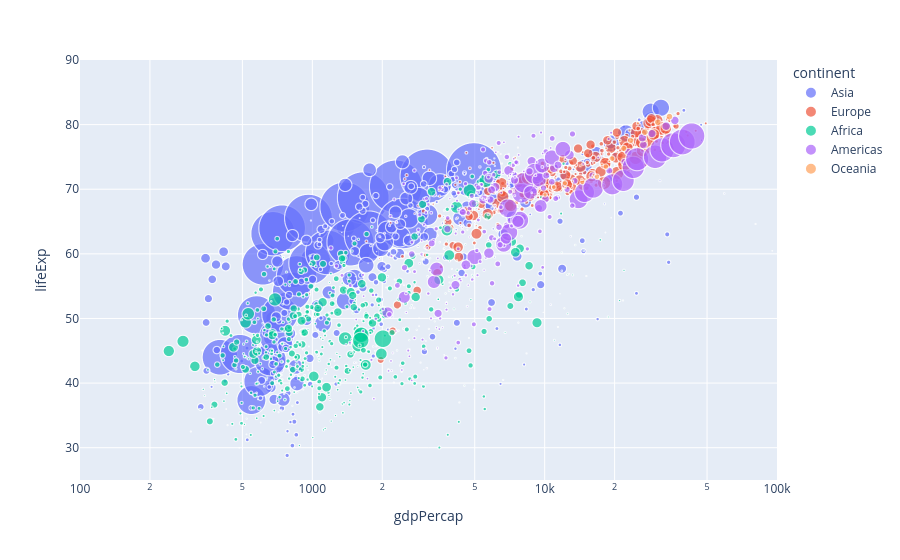

Notebook source saved alongside this figure:
### Markdown cell above
## Generamos un scatterplot

### Code cell
px.scatter(df, 
           x="gdpPercap", 
           y="lifeExp", 
#           animation_frame="year", 
#           animation_group="country",
           size="pop", 
           color="continent", 
           hover_name="country",
           log_x=True, 
           size_max=55, 
           range_x=[100,100000], 
           range_y=[25,90])

### Figure 1 — Plotly figure (JSON) as saved in the notebook; plotly's stock layout.template omitted (floating-point values rounded to 4 significant figures; data arrays with more than 128 entries replaced by an {"elided": "..."} marker saying what was removed)
{"data": [{"hovertemplate": "<b>%{hovertext}</b><br><br>continent=Asia<br>gdpPercap=%{x}<br>lifeExp=%{y}<br>pop=%{marker.size}<extra></extra>", "hovertext": {"elided": "396 str values"}, "legendgroup": "Asia", "marker": {"color": "#636efa", "size": {"elided": "396 int values"}, "sizemode": "area", "sizeref": 435900.0, "symbol": "circle"}, "mode": "markers", "name": "Asia", "showlegend": true, "type": "scattergl", "x": {"elided": "396 float values"}, "xaxis": "x", "y": {"elided": "396 float values"}, "yaxis": "y"}, {"hovertemplate": "<b>%{hovertext}</b><br><br>continent=Europe<br>gdpPercap=%{x}<br>lifeExp=%{y}<br>pop=%{marker.size}<extra></extra>", "hovertext": {"elided": "360 str values"}, "legendgroup": "Europe", "marker": {"color": "#EF553B", "size": {"elided": "360 int values"}, "sizemode": "area", "sizeref": 435900.0, "symbol": "circle"}, "mode": "markers", "name": "Europe", "showlegend": true, "type": "scattergl", "x": {"elided": "360 float values"}, "xaxis": "x", "y": {"elided": "360 float values"}, "yaxis": "y"}, {"hovertemplate": "<b>%{hovertext}</b><br><br>continent=Africa<br>gdpPercap=%{x}<br>lifeExp=%{y}<br>pop=%{marker.size}<extra></extra>", "hovertext": {"elided": "624 str values"}, "legendgroup": "Africa", "marker": {"color": "#00cc96", "size": {"elided": "624 int values"}, "sizemode": "area", "sizeref": 435900.0, "symbol": "circle"}, "mode": "markers", "name": "Africa", "showlegend": true, "type": "scattergl", "x": {"elided": "624 float values"}, "xaxis": "x", "y": {"elided": "624 float values"}, "yaxis": "y"}, {"hovertemplate": "<b>%{hovertext}</b><br><br>continent=Americas<br>gdpPercap=%{x}<br>lifeExp=%{y}<br>pop=%{marker.size}<extra></extra>", "hovertext": {"elided": "300 str values"}, "legendgroup": "Americas", "marker": {"color": "#ab63fa", "size": {"elided": "300 int values"}, "sizemode": "area", "sizeref": 435900.0, "symbol": "circle"}, "mode": "markers", "name": "Americas", "showlegend": true, "type": "scattergl", "x": {"elided": "300 float values"}, "xaxis": "x", "y": {"elided": "300 float values"}, "yaxis": "y"}, {"hovertemplate": "<b>%{hovertext}</b><br><br>continent=Oceania<br>gdpPercap=%{x}<br>lifeExp=%{y}<br>pop=%{marker.size}<extra></extra>", "hovertext": ["Australia", "Australia", "Australia", "Australia", "Australia", "Australia", "Australia", "Australia", "Australia", "Australia", "Australia", "Australia", "New Zealand", "New Zealand", "New Zealand", "New Zealand", "New Zealand", "New Zealand", "New Zealand", "New Zealand", "New Zealand", "New Zealand", "New Zealand", "New Zealand"], "legendgroup": "Oceania", "marker": {"color": "#FFA15A", "size": [8691212, 9712569, 10794968, 11872264, 13177000, 14074100, 15184200, 16257249, 17481977, 18565243, 19546792, 20434176, 1994794, 2229407, 2488550, 2728150, 2929100, 3164900, 3210650, 3317166, 3437674, 3676187, 3908037, 4115771], "sizemode": "area", "sizeref": 435900.0, "symbol": "circle"}, "mode": "markers", "name": "Oceania", "showlegend": true, "type": "scattergl", "x": [10040.0, 10950.0, 12220.0, 14530.0, 16790.0, 18330.0, 19480.0, 21890.0, 23420.0, 27000.0, 30690.0, 34440.0, 10560.0, 12250.0, 13180.0, 14460.0, 16050.0, 16230.0, 17630.0, 19010.0, 18360.0, 21050.0, 23190.0, 25190.0], "xaxis": "x", "y": [69.12, 70.33, 70.93, 71.1, 71.93, 73.49, 74.74, 76.32, 77.56, 78.83, 80.37, 81.23, 69.39, 70.26, 71.24, 71.52, 71.89, 72.22, 73.84, 74.32, 76.33, 77.55, 79.11, 80.2], "yaxis": "y"}], "layout": {"legend": {"itemsizing": "constant", "title": {"text": "continent"}, "tracegroupgap": 0}, "margin": {"t": 60}, "xaxis": {"anchor": "y", "domain": [0, 1], "range": [2, 5], "title": {"text": "gdpPercap"}, "type": "log"}, "yaxis": {"anchor": "x", "domain": [0, 1], "range": [25, 90], "title": {"text": "lifeExp"}}}}
